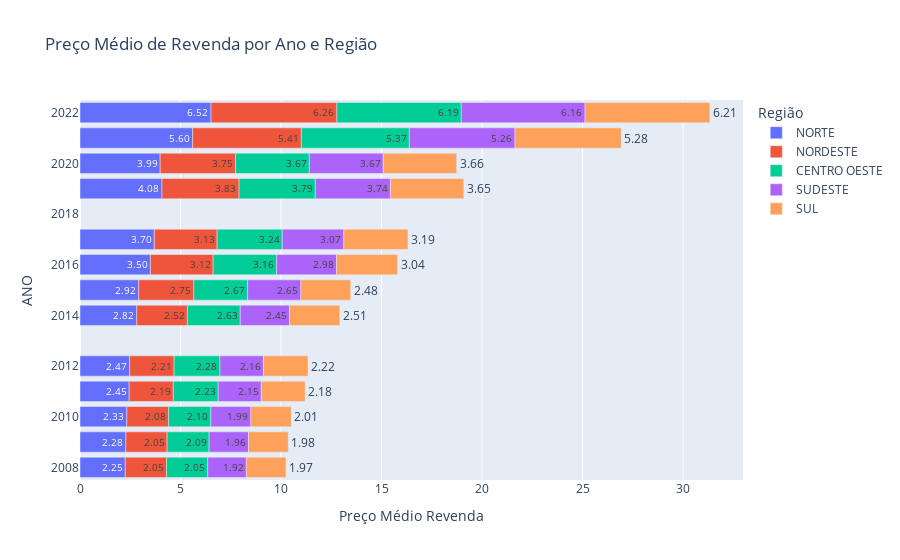

The cell this chart's notebook holds for it:
### Code cell
grafico_ano_regiao = px.bar(vendas_ano_regiao, y="ANO", x="PREÇO MÉDIO REVENDA", color="REGIÃO", orientation ='h',
                           title = "Preço Médio de Revenda por Ano e Região", text_auto='.3s',
                   labels={'REGIÃO':'Região', 'PREÇO MÉDIO REVENDA':'Preço Médio Revenda'})
grafico_ano_regiao.update_traces(textangle=0, textposition="outside")
grafico_ano_regiao.show()

### Figure 1 — Plotly figure (JSON) as saved in the notebook; plotly's stock layout.template omitted (floating-point values rounded to 4 significant figures)
{"data": [{"alignmentgroup": "True", "hovertemplate": "Região=NORTE<br>Preço Médio Revenda=%{x}<br>ANO=%{y}<extra></extra>", "legendgroup": "NORTE", "marker": {"color": "#636efa", "pattern": {"shape": ""}}, "name": "NORTE", "offsetgroup": "NORTE", "orientation": "h", "showlegend": true, "textangle": 0, "textposition": "outside", "texttemplate": "%{x:.3s}", "type": "bar", "x": [2.251, 2.282, 2.33, 2.447, 2.474, 2.824, 2.92, 3.501, 3.697, 4.079, 3.988, 5.603, 6.519], "xaxis": "x", "y": [2008, 2009, 2010, 2011, 2012, 2014, 2015, 2016, 2017, 2019, 2020, 2021, 2022], "yaxis": "y"}, {"alignmentgroup": "True", "hovertemplate": "Região=NORDESTE<br>Preço Médio Revenda=%{x}<br>ANO=%{y}<extra></extra>", "legendgroup": "NORDESTE", "marker": {"color": "#EF553B", "pattern": {"shape": ""}}, "name": "NORDESTE", "offsetgroup": "NORDESTE", "orientation": "h", "showlegend": true, "textangle": 0, "textposition": "outside", "texttemplate": "%{x:.3s}", "type": "bar", "x": [2.052, 2.052, 2.078, 2.194, 2.207, 2.519, 2.746, 3.121, 3.126, 3.834, 3.747, 5.409, 6.261], "xaxis": "x", "y": [2008, 2009, 2010, 2011, 2012, 2014, 2015, 2016, 2017, 2019, 2020, 2021, 2022], "yaxis": "y"}, {"alignmentgroup": "True", "hovertemplate": "Região=CENTRO OESTE<br>Preço Médio Revenda=%{x}<br>ANO=%{y}<extra></extra>", "legendgroup": "CENTRO OESTE", "marker": {"color": "#00cc96", "pattern": {"shape": ""}}, "name": "CENTRO OESTE", "offsetgroup": "CENTRO OESTE", "orientation": "h", "showlegend": true, "textangle": 0, "textposition": "outside", "texttemplate": "%{x:.3s}", "type": "bar", "x": [2.052, 2.089, 2.103, 2.232, 2.281, 2.629, 2.674, 3.161, 3.237, 3.794, 3.674, 5.372, 6.188], "xaxis": "x", "y": [2008, 2009, 2010, 2011, 2012, 2014, 2015, 2016, 2017, 2019, 2020, 2021, 2022], "yaxis": "y"}, {"alignmentgroup": "True", "hovertemplate": "Região=SUDESTE<br>Preço Médio Revenda=%{x}<br>ANO=%{y}<extra></extra>", "legendgroup": "SUDESTE", "marker": {"color": "#ab63fa", "pattern": {"shape": ""}}, "name": "SUDESTE", "offsetgroup": "SUDESTE", "orientation": "h", "showlegend": true, "textangle": 0, "textposition": "outside", "texttemplate": "%{x:.3s}", "type": "bar", "x": [1.92, 1.961, 1.991, 2.147, 2.164, 2.448, 2.649, 2.978, 3.067, 3.736, 3.675, 5.257, 6.156], "xaxis": "x", "y": [2008, 2009, 2010, 2011, 2012, 2014, 2015, 2016, 2017, 2019, 2020, 2021, 2022], "yaxis": "y"}, {"alignmentgroup": "True", "hovertemplate": "Região=SUL<br>Preço Médio Revenda=%{x}<br>ANO=%{y}<extra></extra>", "legendgroup": "SUL", "marker": {"color": "#FFA15A", "pattern": {"shape": ""}}, "name": "SUL", "offsetgroup": "SUL", "orientation": "h", "showlegend": true, "textangle": 0, "textposition": "outside", "texttemplate": "%{x:.3s}", "type": "bar", "x": [1.97, 1.981, 2.01, 2.178, 2.217, 2.506, 2.477, 3.037, 3.19, 3.651, 3.656, 5.284, 6.21], "xaxis": "x", "y": [2008, 2009, 2010, 2011, 2012, 2014, 2015, 2016, 2017, 2019, 2020, 2021, 2022], "yaxis": "y"}], "layout": {"barmode": "relative", "legend": {"title": {"text": "Região"}, "tracegroupgap": 0}, "title": {"text": "Preço Médio de Revenda por Ano e Região"}, "xaxis": {"anchor": "y", "domain": [0, 1], "title": {"text": "Preço Médio Revenda"}}, "yaxis": {"anchor": "x", "domain": [0, 1], "title": {"text": "ANO"}}}}
